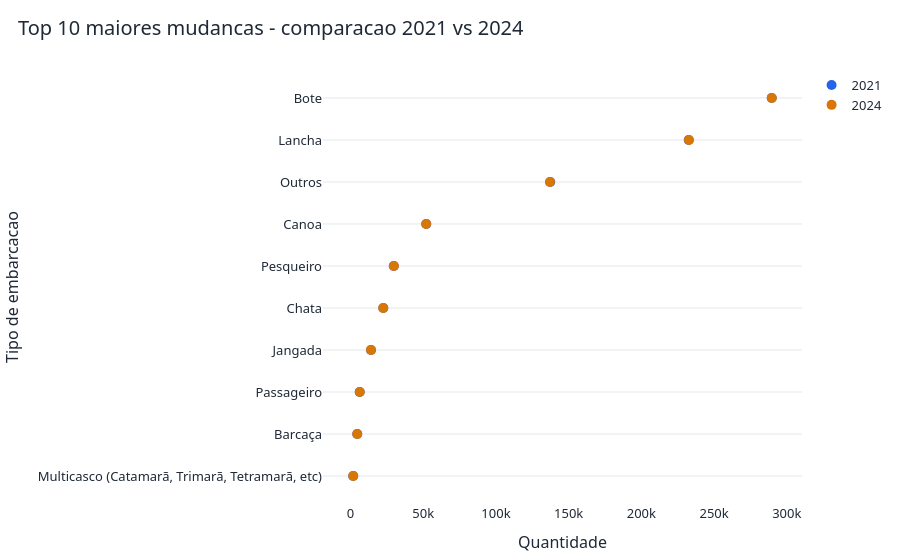

Notebook source saved alongside this figure:
### Code cell
# Passo 5: Comparativo 2021 vs 2024 (Para os tipos com maior mudanca)
top_changes = (comparacao
               .assign(ABS_DIF=lambda d: d["DIF"].abs())
               .sort_values("ABS_DIF", ascending=False)
               .head(10)
               .sort_values("QTD_2024"))

fig = go.Figure()

for _, r in top_changes.iterrows():
    fig.add_trace(go.Scatter(
        x=[r["QTD_2021"], r["QTD_2024"]],
        y=[r["TIPO_EMBARCACAO"], r["TIPO_EMBARCACAO"]],
        mode="lines",
        line=dict(color="#9ca3af", width=3),
        showlegend=False,
        hoverinfo="skip"
    ))

fig.add_trace(go.Scatter(
    x=top_changes["QTD_2021"],
    y=top_changes["TIPO_EMBARCACAO"],
    mode="markers",
    marker=dict(size=10, color="#2563EB"),
    name="2021",
    hovertemplate="%{y}<br>2021: %{x:,}<extra></extra>"
))

fig.add_trace(go.Scatter(
    x=top_changes["QTD_2024"],
    y=top_changes["TIPO_EMBARCACAO"],
    mode="markers",
    marker=dict(size=10, color="#D97706"),
    name="2024",
    hovertemplate="%{y}<br>2024: %{x:,}<extra></extra>"
))

fig = aplicar_tema(fig, "Top 10 maiores mudancas - comparacao 2021 vs 2024", "Quantidade", "Tipo de embarcacao")
fig.show()

### Figure 1 — Plotly figure (JSON) as saved in the notebook; plotly's stock layout.template omitted (floating-point values rounded to 4 significant figures)
{"data": [{"hoverinfo": "skip", "line": {"color": "#9ca3af", "width": 3}, "mode": "lines", "showlegend": false, "type": "scatter", "x": [1822, 1840], "y": ["Multicasco (Catamarã, Trimarã, Tetramarã, etc)", "Multicasco (Catamarã, Trimarã, Tetramarã, etc)"]}, {"hoverinfo": "skip", "line": {"color": "#9ca3af", "width": 3}, "mode": "lines", "showlegend": false, "type": "scatter", "x": [4604, 4585], "y": ["Barcaça", "Barcaça"]}, {"hoverinfo": "skip", "line": {"color": "#9ca3af", "width": 3}, "mode": "lines", "showlegend": false, "type": "scatter", "x": [6284, 6322], "y": ["Passageiro", "Passageiro"]}, {"hoverinfo": "skip", "line": {"color": "#9ca3af", "width": 3}, "mode": "lines", "showlegend": false, "type": "scatter", "x": [14068, 14049], "y": ["Jangada", "Jangada"]}, {"hoverinfo": "skip", "line": {"color": "#9ca3af", "width": 3}, "mode": "lines", "showlegend": false, "type": "scatter", "x": [22515, 22471], "y": ["Chata", "Chata"]}, {"hoverinfo": "skip", "line": {"color": "#9ca3af", "width": 3}, "mode": "lines", "showlegend": false, "type": "scatter", "x": [29731, 29801], "y": ["Pesqueiro", "Pesqueiro"]}, {"hoverinfo": "skip", "line": {"color": "#9ca3af", "width": 3}, "mode": "lines", "showlegend": false, "type": "scatter", "x": [52089, 51981], "y": ["Canoa", "Canoa"]}, {"hoverinfo": "skip", "line": {"color": "#9ca3af", "width": 3}, "mode": "lines", "showlegend": false, "type": "scatter", "x": [137328, 137119], "y": ["Outros", "Outros"]}, {"hoverinfo": "skip", "line": {"color": "#9ca3af", "width": 3}, "mode": "lines", "showlegend": false, "type": "scatter", "x": [232571, 232730], "y": ["Lancha", "Lancha"]}, {"hoverinfo": "skip", "line": {"color": "#9ca3af", "width": 3}, "mode": "lines", "showlegend": false, "type": "scatter", "x": [289620, 289706], "y": ["Bote", "Bote"]}, {"hovertemplate": "%{y}<br>2021: %{x:,}<extra></extra>", "marker": {"color": "#2563EB", "size": 10}, "mode": "markers", "name": "2021", "type": "scatter", "x": [1822, 4604, 6284, 14068, 22515, 29731, 52089, 137328, 232571, 289620], "y": ["Multicasco (Catamarã, Trimarã, Tetramarã, etc)", "Barcaça", "Passageiro", "Jangada", "Chata", "Pesqueiro", "Canoa", "Outros", "Lancha", "Bote"]}, {"hovertemplate": "%{y}<br>2024: %{x:,}<extra></extra>", "marker": {"color": "#D97706", "size": 10}, "mode": "markers", "name": "2024", "type": "scatter", "x": [1840, 4585, 6322, 14049, 22471, 29801, 51981, 137119, 232730, 289706], "y": ["Multicasco (Catamarã, Trimarã, Tetramarã, etc)", "Barcaça", "Passageiro", "Jangada", "Chata", "Pesqueiro", "Canoa", "Outros", "Lancha", "Bote"]}], "layout": {"colorway": ["#0B3C5D", "#328CC1", "#D9B310", "#1D2731", "#B1D4E0"], "font": {"color": "#1f2937", "family": "Segoe UI", "size": 13}, "legend": {"title": {"text": ""}}, "margin": {"b": 40, "l": 40, "r": 20, "t": 70}, "paper_bgcolor": "white", "plot_bgcolor": "white", "title": {"font": {"size": 20}, "text": "Top 10 maiores mudancas - comparacao 2021 vs 2024", "x": 0.02, "xanchor": "left"}, "xaxis": {"showgrid": false, "title": {"text": "Quantidade"}, "zeroline": false}, "yaxis": {"gridcolor": "#e5e7eb", "showgrid": true, "title": {"text": "Tipo de embarcacao"}, "zeroline": false}}}
